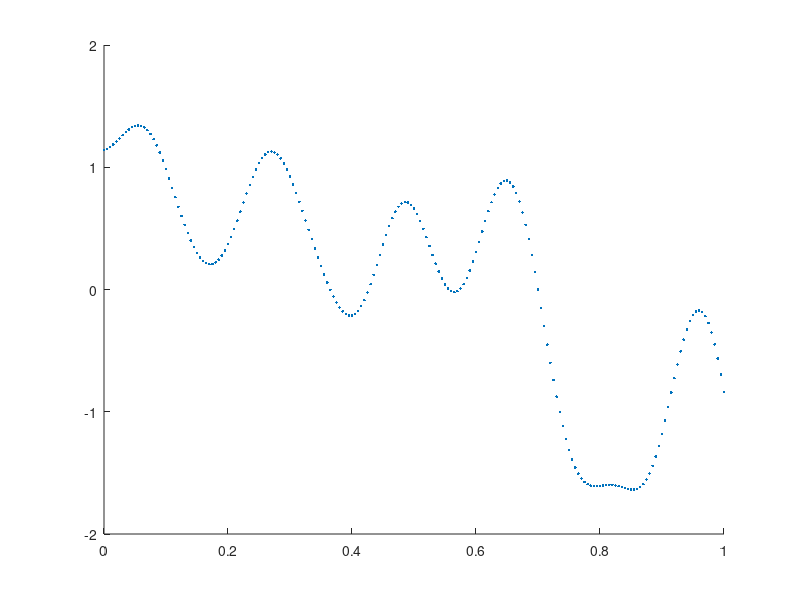

This figure's MATLAB source:
% %Choose kernel
% kern = 1
% switch kern
%     case 1
% end
k = @(x,y) exp(-100*(x-y)'*(x-y));

%Choose sample
x = (0:.005:1);
n = length(x);

%Construct covariance matrix
C = zeros(n,n);
for i = 1:n
    for j = 1:n
        C(i,j) = k(x(i),x(j));
    end
end

%Sample from Gaussian Process at points
u = randn(n,1);     %sample from normal distribution
[A,S,B] = svd(C);   %factor C with diagonal S and unitary matrices A, B
f = A*sqrt(S)*u;    %resulting output

%Plot
hold all;
plot(x,f,'.','LineWidth',2);
axis([0,1,-2,2]);